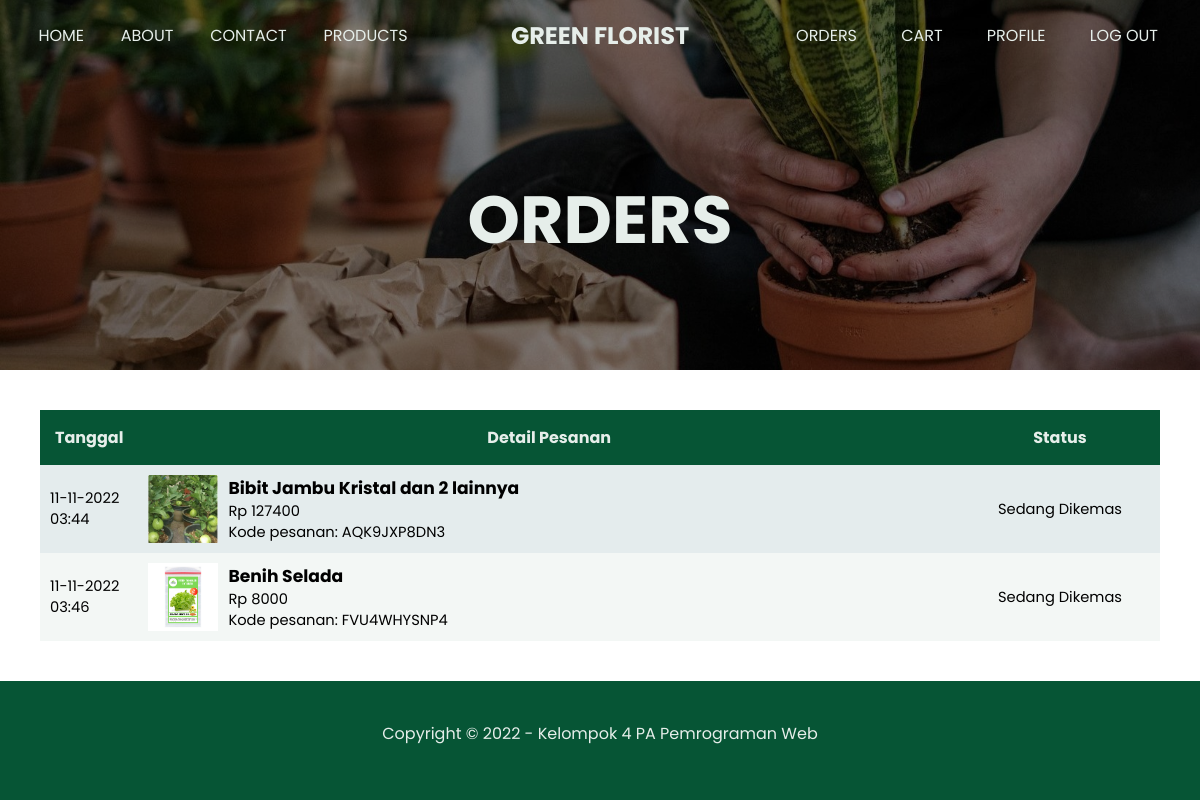
Screenshot of /orders.php (signed in) with the database file from the repository.
### tables this page shows
CREATE TABLE `pesanan` (
  `id` varchar(20) NOT NULL,
  `tanggal` datetime NOT NULL,
  `username` varchar(50) NOT NULL,
  `total_pembayaran` int(11) NOT NULL,
  `status_pesanan` varchar(50) NOT NULL,
  `nama_penerima` varchar(100) NOT NULL,
  `telepon_penerima` varchar(15) NOT NULL,
  `alamat_penerima` varchar(100) NOT NULL
);

CREATE TABLE `produk` (
  `id` int(11) NOT NULL,
  `tanggal_rilis` date NOT NULL,
  `nama` varchar(100) NOT NULL,
  `jenis` varchar(50) NOT NULL,
  `harga` int(11) NOT NULL,
  `stok` int(11) NOT NULL,
  `tinggi` float NOT NULL,
  `berat` float NOT NULL,
  `deskripsi` varchar(100) NOT NULL,
  `gambar` varchar(100) DEFAULT NULL
);

### orders.php (the view, shortened to what this page needs)
<?php
require "config.php";
$login = "user";
if ($_SESSION["login"] == "user") {
  $login = "user";
  $username = $_SESSION["username"];
  $orders = $db->query(
    "SELECT * FROM pesanan
    WHERE username='$username'
    ORDER BY status_pesanan, tanggal"
  );
}
?>
<!DOCTYPE html>
<html lang="en">
<head>
  <link rel="stylesheet" href="css/style.css?v=<?= time(); ?>">
  <link rel="stylesheet" href="css/orders.css?v=<?= time(); ?>">
</head>
<body>
  <div class="page-wrapper user orders">
    <header class="img" style="background-image: url('img/header-order.jpg');">
      <?php require "nav.php"; ?>
      <div class="banner mini center">
        <h1> ORDERS </h1>
      </div>
    </header>
    <div class="main-content">
      <section class="wrapper list-orders">
        <table cellspacing="0" border="0">
          <tr>
            <th> Tanggal </th>
            <th> Detail Pesanan </th>
            <th> Status </th>
          </tr>
          <?php while ($order = mysqli_fetch_array($orders)) { ?>
            <?php
            $id_pesanan = $order["id"];
            $result = $db->query(
              "SELECT nama, gambar FROM produk
              LEFT JOIN produk_terbeli
              ON (produk.id = produk_terbeli.id_produk)
              WHERE id_pesanan='$id_pesanan'"
            );
            $products = mysqli_fetch_array($result);
            $jumlah_produk = mysqli_num_rows($result);
            ?>
            <tr>
              <td> <?= date("d-m-Y h:i", strtotime($order["tanggal"])) ?> </td>
              <td class="detail-pesanan flex">
                <div class="img" style="background-image: url('img/products/<?= $products["gambar"]; ?>');"></div>
                <div class="deskripsi">
                  <a href="pembayaran.php?beli=false&id=<?= $order["id"]; ?>" class="link">
                    <h3> <?= $products["nama"]; ?>
                      <?php
                      $sisa = (int)$jumlah_produk - 1;
                      echo $sisa >= 1 ? "dan " . $sisa . " lainnya" : "";
                      ?>
                    </h3>
                    <p> Rp <?= $order["total_pembayaran"]; ?> </p>
                    <p> Kode pesanan: <?= $id_pesanan; ?> </p>
                  </a>
                </div>
              </td>
              <td>
                <?= $login == "user" ? ucwords($order["status_pesanan"]) : ""; ?>
              </td>
            </tr>
          <?php } ?>
        </table>
      </section>
    </div>
    <?php require "footer.php"; ?>
  </div>
</body>
</html>

### css/style.css (style rules this page uses)
:root { --color1: #065535; --color1-light: #98baac; --color1-dark: #0b3020; --color2: #064D55; --color2-light: #cddbdd; --color2-dark: #04353b; --white-font: #e6eeea; --font: 'Poppins', sans-serif; }
* { margin: 0; padding: 0; font-family: var(--font); }
body, .page-wrapper { background-color: var(--color1); }
a { text-decoration: none; }
.page-wrapper { background-color: white; }
.wrapper { width: 100%; height: 100%; display: flex; padding: 40px; box-sizing: border-box; }
.flex { display: flex; }
.center { display: flex; flex-direction: column; align-items: center; justify-content: center; text-align: center; }
.img { background-position: center; background-size: cover; background-repeat: no-repeat; }
section { display: flex; flex-direction: column; }
table td { text-align: justify; }
header a, header h1, header p { color: var(--white-font); }
header { box-shadow: inset 0 0 0 350px #00000069; }
.banner { color: var(--white-font); }
.banner h1 { font-size: 50pt; }
.banner.mini { flex-direction: column; height: 300px; }
.cart table th, .orders table th { padding: 15px; background-color: var(--color1); color: var(--white-font); }
.cart table tr:nth-child(even), .orders table tr:nth-child(even) { background-color: #cddbdd89; }
.cart table tr:nth-child(odd), .orders table tr:nth-child(odd) { background-color: #98baac1f; }
.cart table td, .orders table td { padding: 10px; font-size: 11pt; text-align: left; }

### css/orders.css (style rules this page uses)
.orders table td { padding: 10px; font-size: 11pt; text-align: left; }
.orders table a { color: black; }
.orders table th { padding: 15px; }
.orders table td:nth-child(1) { width: 50px; }
.orders table td:nth-child(3) { width: 180px; text-align: center; }
.orders table .img { width: 70px; margin-right: 10px; }

### rows the page displays
pesanan: tanggal "11-11-2022 03:44", produk.gambar (picture), produk.nama "Bibit Jambu Kristal", sisa "2", total_pembayaran "127400", id "AQK9JXP8DN3", status_pesanan "Sedang Dikemas"
pesanan: tanggal "11-11-2022 03:46", produk.gambar (picture), produk.nama "Benih Selada", total_pembayaran "8000", id "FVU4WHYSNP4", status_pesanan "Sedang Dikemas"
